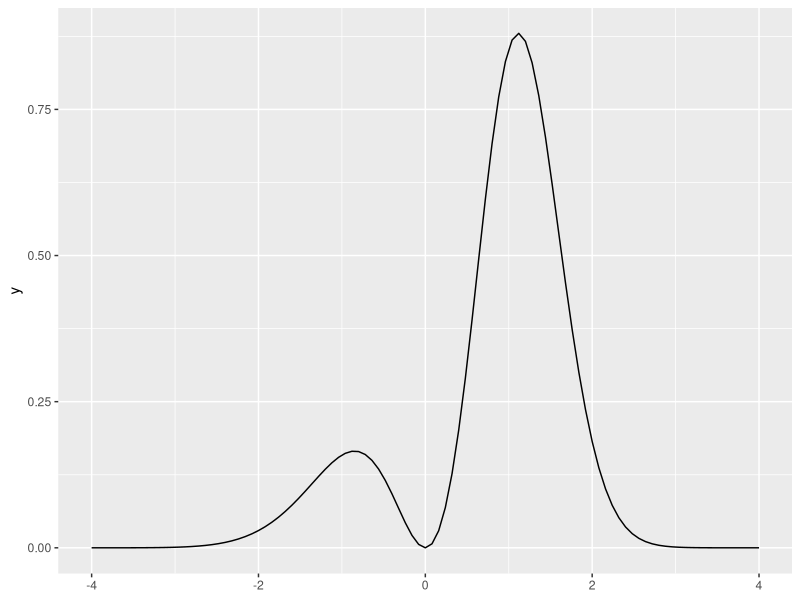
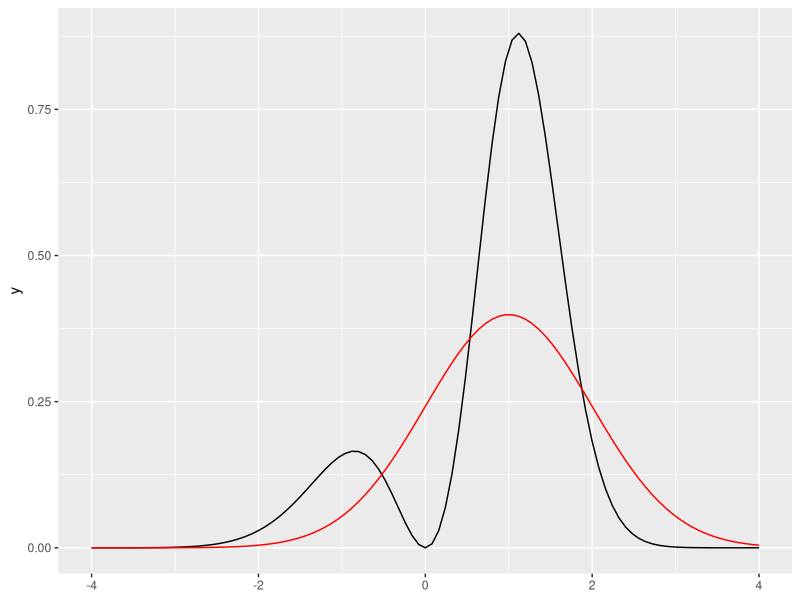
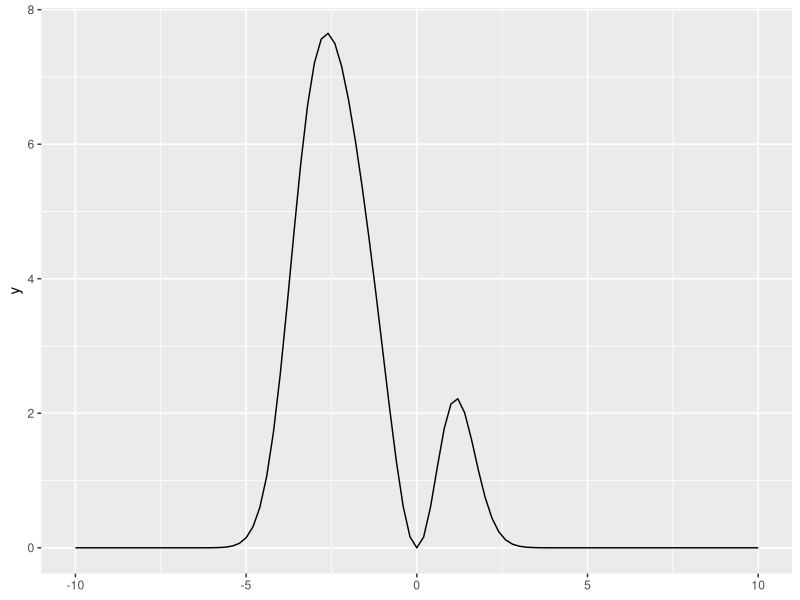
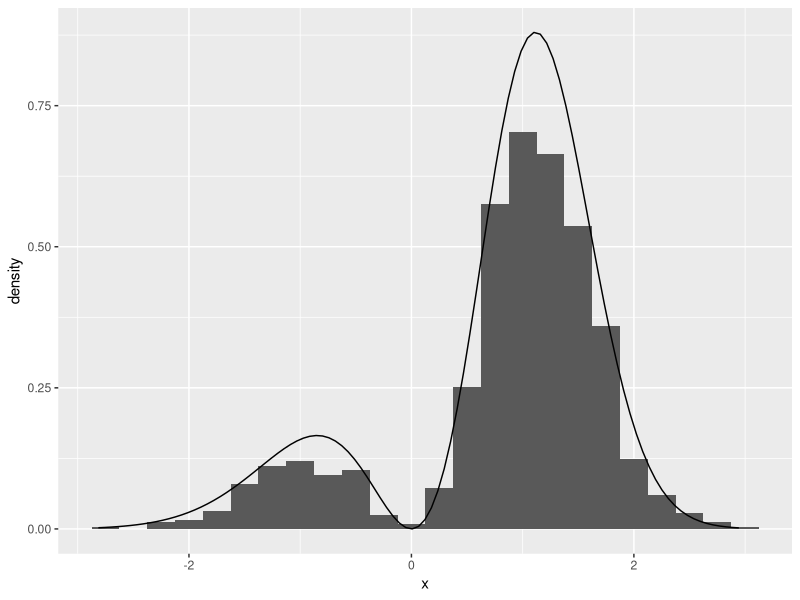
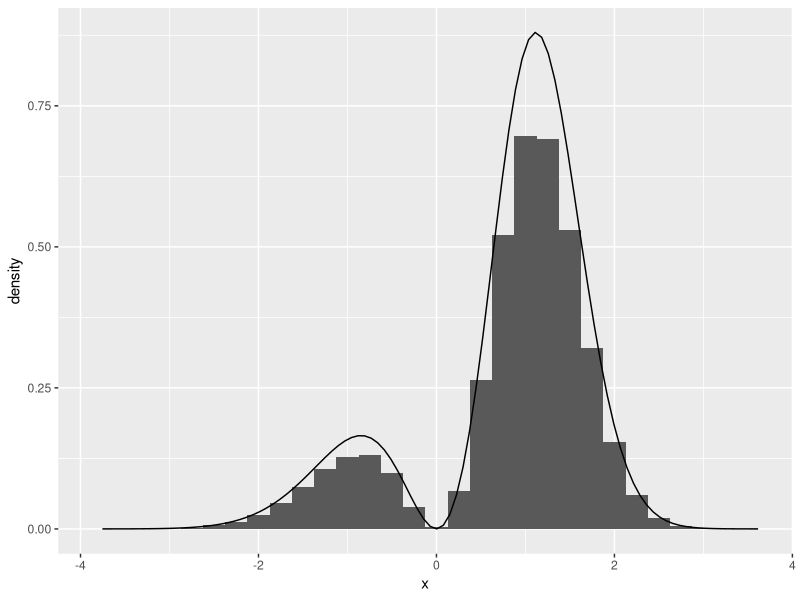
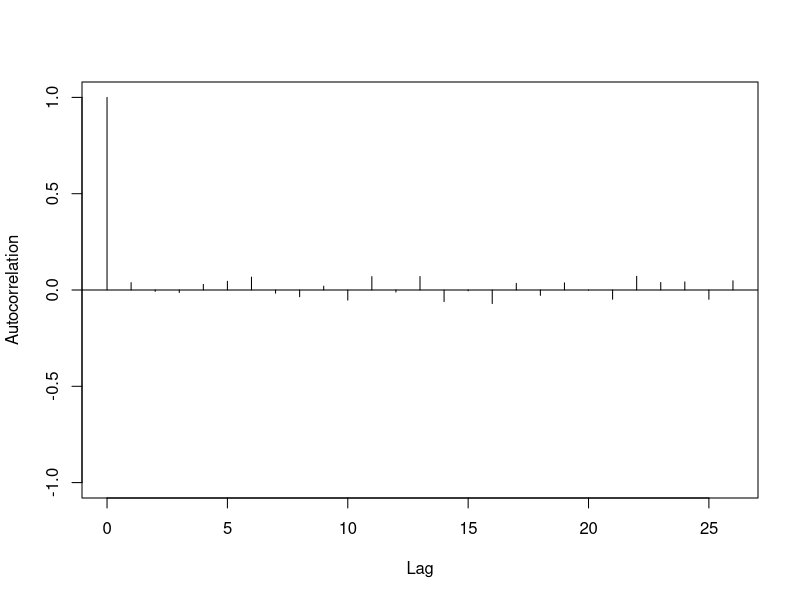
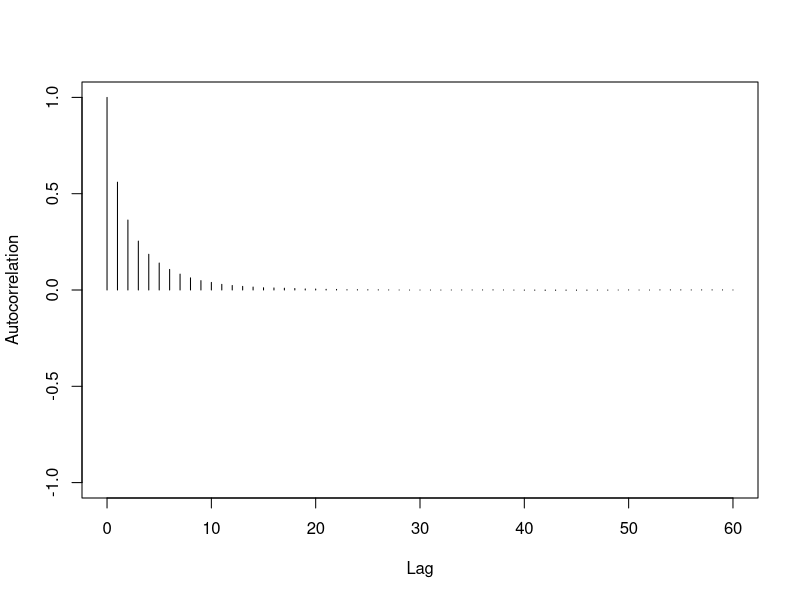
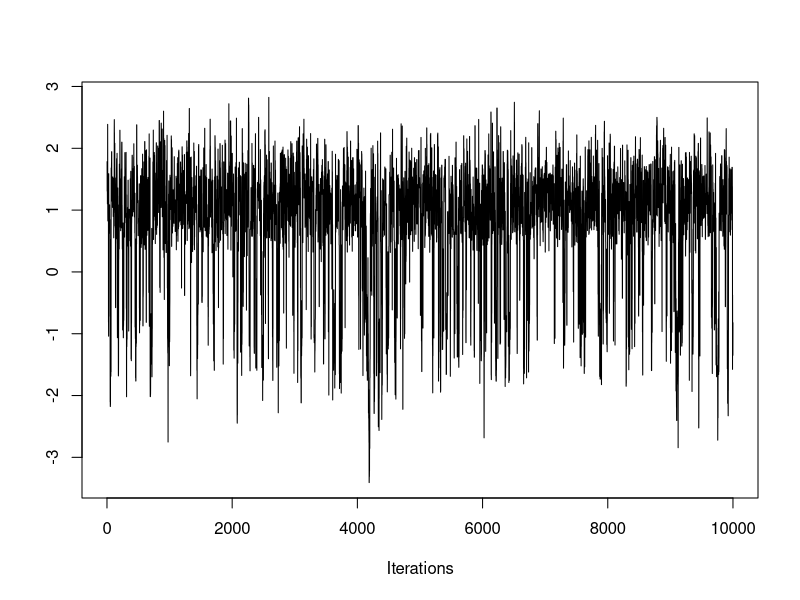

Recreate these plots in R, in order.
## ---- chunk 1
set.seed(23059823)
## ---- chunk 2
library(ggplot2)

f_u <- function(x) {
  x ^ 2 * exp(-x ^ 2 + sin(x))
}

ggplot() +
  geom_function(fun = f_u) +
  xlim(-4, 4)
## ---- chunk 3
q <- function(y) {dnorm(y, mean = 1, sd = 1)} # función de densidad de mi distribución instrumental, la que me proporciona nuevos estados

ggplot() +
  geom_function(fun = f_u) +
  geom_function(fun = q, colour = "red") +
  xlim(-4, 4)
## ---- chunk 4
n <- 10
estado_actual <- 1
for (t in seq_len(n - 1)) {
  print(sprintf("Estado: %.3f", estado_actual))
  estado_propuesto <- rnorm(1, mean = 1, sd = 1)
  razon_Hastings <-
    (f_u(estado_propuesto) * q(estado_actual)) /
    (f_u(estado_actual) * q(estado_propuesto))
  u <- runif(1)
  print(sprintf("   Estado propuesto: %.3f, Prob. de aceptar: %.3f, %s (u = %.3f)",
                estado_propuesto,
                min(1, razon_Hastings),
                if (u < razon_Hastings) {"Aceptar"} else {"Rechazar"},
                u))
  if (u < razon_Hastings) {estado_actual <- estado_propuesto}
}
## ---- chunk 5
ggplot() +
  geom_function(fun = function(x) {f_u(x) / q(x)}) +
  xlim(-10, 10)
## ---- chunk 6
n <- 1e3 # el número de valores que genero x1,x2,...,x1000
m <- 1e3 # las veces que replico
valores <- replicate(m, {
  estado_actual <- rnorm(1, mean = 1, sd = 1) # estado inicial generado de manera                                                     aleatoria
# Como el muestreador independiente es la N(1,1), digo que sea tambien el generador inicial. 
# Nota: El muestreador independiente no depende del estado propuesto, por eso es independiente
  for (t in seq_len(n - 1)) { 
    estado_propuesto <- rnorm(1, mean = 1, sd = 1)  # propongo un nuevo estado
    razon_Hastings <-
      (f_u(estado_propuesto) * q(estado_actual)) /
      (f_u(estado_actual) * q(estado_propuesto))
    u <- runif(1) # genero un valor entre 0 y 1
    if (u < razon_Hastings) {estado_actual <- estado_propuesto} # si acepto, cambio el estado actual por el propuesto, y si no, dejo el mismo estado
  }
  # Ya he acabado de generar la realización de la cadena de Markow, el estado actual es el estado de la cadena de markow en el instante 1000

  estado_actual # Selecciono el ultimo estado de la cadena de markow
})


# Ahora dibujo el histograma de frecuencias relativas de los valores
ggplot(data.frame(x = valores), aes(x = x)) +
  geom_histogram(aes(y = stat(density)), binwidth = .25) +
  geom_function(fun = f_u)
## ---- chunk 7
n <- 1e6
estados <- numeric(n) # VECTOR DE LA LONGITUD ADECUADA PARA ALMACENAR LOS 1E6 VALORES DE LOS ESTADOS, Y VOY METIENDO LOS VALORES EN ESTE VECTOR. Es un vector con 1e6 o
estados[1] <- 1 # estado inicial
for (t in seq_len(n - 1)) { # propongo un nuevo estado
  estado_actual <- estados[t] # el actual es el de la posición t # aptes!!
  estado_propuesto <- rnorm(1, mean = 1, sd = 1)
  razon_Hastings <-
    (f_u(estado_propuesto) * q(estado_actual)) /
    (f_u(estado_actual) * q(estado_propuesto))
  u <- runif(1)
  if (u < razon_Hastings) {
    estados[t + 1] <- estado_propuesto # si acepto el nuevo estado
  } else {
    estados[t + 1] <- estado_actual # si no acepto el nuevo me quedo el que tenía
  }
}
# En el vector estados tengo 1e6 valores

# Diagnóstico de convergencia: gráfico (en nuestro caso)
ggplot(data.frame(x = estados), aes(x = x)) +
  geom_histogram(aes(y = stat(density)), binwidth = .25) +
  geom_function(fun = f_u)
# ¿Diagnóstico de convergencia: La cadena de Markow ha convergido?
## ---- chunk 8
estimacion <- mean(estados)
estimacion # esperanza de x, cuando x se distribuye de manera proporcional a x^2e^{-x^2+sen(x)}
## ---- chunk 9
numero_lotes <- 500 # por el elevado coste computacional
longitud_lotes <- n / numero_lotes # nº de estados dentro de cada lote. Longitud 2000
medias_lotes <- numeric(numero_lotes) # vector con 500 ceros. Voy a meter las medias de cada lote
for (i in seq_len(numero_lotes)) { # bucle para introducir las medias en ese vector
  indices_lotes <- seq(longitud_lotes * (i - 1) + 1,
                       longitud_lotes * i)
  medias_lotes[i] <- mean(estados[indices_lotes]) # guardo cada mu_gorro
}
# medias_lotes: media de cada uno de los lotes. Es un vector con 500 números
estimacion <- mean(medias_lotes)
# mean(medias_lotes) # son el mismo número. Esto es para valores INDEPE
# mean(estados) # mismo, pero valores NO INDEPE
error_estandar <- sqrt(var(medias_lotes) / numero_lotes)
# sqrt(var(estados)/n) # este es más pequeño, estoy subestimando. es un error incorrecto
probabilidad_cobertura <- 0.95
alfa <- 1 - probabilidad_cobertura
percentil <- qnorm(1 - alfa / 2)
intervalo_confianza <- estimacion + c(-1, 1) * error_estandar * percentil
## ---- chunk 10
library(coda)

autocorr.plot(mcmc(medias_lotes)) 
# mcmc() LO TENGO QUE HACER SÍ O SÍ, SI NO NO PODRÉ ESTUDIAR LA CORRELACIÓN
# The function mcmc is used to create a Markov Chain Monte Carlo object
# Esta función transforma el vector en una cadena de montecarlo, que es la que me pide el paquete CODA

abline(h = 0)
## ---- chunk 11
autocorr.plot(mcmc(estados))
sqrt(var(estados) / n)
## ---- chunk 12
library(mcmc)

log_f_u <- function(x) {
  if (x == 0) {
    -Inf
  } else {
    2 * log(abs(x)) - x ^ 2 + sin(x)
  }
}

paseo_Metropolis <- metrop(log_f_u, initial = 1, nbatch = 1e4)
## ---- chunk 13
str(paseo_Metropolis)
head(paseo_Metropolis$batch)
## ---- chunk 14
traceplot(mcmc(paseo_Metropolis$batch))
## ---- chunk 15
densplot(mcmc(paseo_Metropolis$batch))
## ---- chunk 16
paseo_Metropolis$accept
## ---- chunk 17
paseo_Metropolis <- metrop(paseo_Metropolis, scale = 2)
paseo_Metropolis$accept
paseo_Metropolis <- metrop(paseo_Metropolis, scale = 3)
paseo_Metropolis$accept
## ---- chunk 18
autocorr.plot(mcmc(paseo_Metropolis$batch))
## ---- chunk 19
paseo_Metropolis <- metrop(paseo_Metropolis, nbatch = 500, blen = 2000)
autocorr.plot(mcmc(paseo_Metropolis$batch))

valores <- as.vector(paseo_Metropolis$batch) # Para trabajar con un vector,
                                             # en lugar de una matriz
estimacion <- mean(valores)
error_estandar <- sqrt(var(valores) / paseo_Metropolis$nbatch)
probabilidad_cobertura <- 0.95
alfa <- 1 - probabilidad_cobertura
percentil <- qnorm(1 - alfa / 2)
intervalo_confianza <- estimacion + c(-1, 1) * error_estandar * percentil
## ---- chunk 20
log_q <- function(y) {dexp(y, rate = 1, log = TRUE)}
## ---- chunk 21
n <- 1e4
estados <- numeric(n)
estados[1] <- 1
for (t in seq_len(n - 1)) {
  estado_actual <- estados[t]
  estado_propuesto <- rexp(1, rate = 1)
  log_razon_Hastings <-
    (log_f_u(estado_propuesto) + log_q(estado_actual)) -
    (log_f_u(estado_actual) + log_q(estado_propuesto))
  log_u <- log(runif(1))
  if (log_u < log_razon_Hastings) {
    estados[t + 1] <- estado_propuesto
  } else {
    estados[t + 1] <- estado_actual
  }
}

traceplot(mcmc(estados))
## ---- chunk 22
n <- 1e4
estados <- numeric(n)
estados[1] <- -1
for (t in seq_len(n - 1)) {
  estado_actual <- estados[t]
  estado_propuesto <- rexp(1, rate = 1)
  log_razon_Hastings <-
    (log_f_u(estado_propuesto) + log_q(estado_actual)) -
    (log_f_u(estado_actual) + log_q(estado_propuesto))
  log_u <- log(runif(1))
  if (log_u < log_razon_Hastings) {
    estados[t + 1] <- estado_propuesto
  } else {
    estados[t + 1] <- estado_actual
  }
}

traceplot(mcmc(estados))
